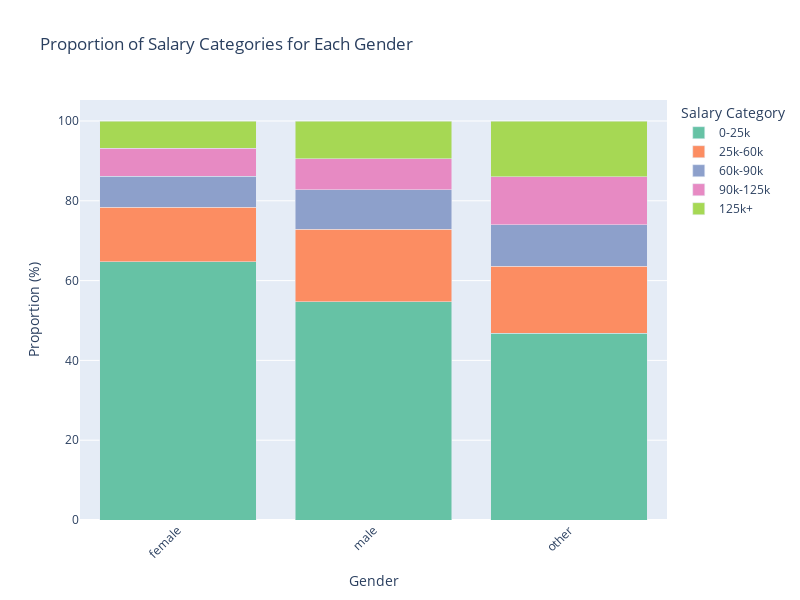

Here is the notebook cell this chart was saved with:
### Markdown cell above
### Interactive Proportion Plot: Gender & Continent

### Code cell
# Interactive Gender Plot 
# Create a mapping for salary categories and their actual buckets
salary_mapping = {'0': '0-25k', '1': '25k-60k', '2': '60k-90k', '3': '90k-125k', '4': '125k+'}
salary_order = ['0-25k', '25k-60k', '60k-90k', '90k-125k', '125k+']

# Group the data by gender and salary bucket and calculate the count
grouped = merged_df.groupby(['gender', 'yearly_compensation_encoded']).size().reset_index(name='count')

# Map the encoded salary category to the actual categories
grouped['yearly_compensation_encoded'] = grouped['yearly_compensation_encoded'].map(salary_mapping)
grouped['yearly_compensation_encoded'] = pd.Categorical(grouped['yearly_compensation_encoded'], categories=salary_order, ordered=True)

# Pivot the data to have salary buckets as the columns and gender as the index
pivot_df = grouped.pivot(index='gender', columns='yearly_compensation_encoded', values='count')

# Calculate the proportion for each salary bucket in each gender
proportions = pivot_df.div(pivot_df.sum(axis=1), axis=0) * 100

# Create a stacked bar plot
fig = px.bar(
    proportions,
    x=proportions.index,
    y=proportions.columns,
    labels={'value': 'Proportion (%)', 'gender': 'Gender'},
    title='Proportion of Salary Categories for Each Gender',
    hover_data={'value': True},
    barmode='stack',
    color_discrete_sequence=px.colors.qualitative.Set2,
    width=800,
    height=600
)

# Customize the legend
fig.update_layout(legend_title_text='Salary Category')

# Rotate x-axis labels for better visibility if needed
fig.update_xaxes(tickangle=-45)

# Show the figure
fig.show()

### Figure 1 — Plotly figure (JSON) as saved in the notebook; plotly's stock layout.template omitted (floating-point values rounded to 4 significant figures)
{"data": [{"alignmentgroup": "True", "hovertemplate": "yearly_compensation_encoded=0-25k<br>Gender=%{x}<br>Proportion (%)=%{y}<extra></extra>", "legendgroup": "0-25k", "marker": {"color": "rgb(102,194,165)", "pattern": {"shape": ""}}, "name": "0-25k", "offsetgroup": "0-25k", "orientation": "v", "showlegend": true, "textposition": "auto", "type": "bar", "x": ["female", "male", "other"], "xaxis": "x", "y": [64.69, 54.74, 46.75], "yaxis": "y"}, {"alignmentgroup": "True", "hovertemplate": "yearly_compensation_encoded=25k-60k<br>Gender=%{x}<br>Proportion (%)=%{y}<extra></extra>", "legendgroup": "25k-60k", "marker": {"color": "rgb(252,141,98)", "pattern": {"shape": ""}}, "name": "25k-60k", "offsetgroup": "25k-60k", "orientation": "v", "showlegend": true, "textposition": "auto", "type": "bar", "x": ["female", "male", "other"], "xaxis": "x", "y": [13.63, 18.1, 16.88], "yaxis": "y"}, {"alignmentgroup": "True", "hovertemplate": "yearly_compensation_encoded=60k-90k<br>Gender=%{x}<br>Proportion (%)=%{y}<extra></extra>", "legendgroup": "60k-90k", "marker": {"color": "rgb(141,160,203)", "pattern": {"shape": ""}}, "name": "60k-90k", "offsetgroup": "60k-90k", "orientation": "v", "showlegend": true, "textposition": "auto", "type": "bar", "x": ["female", "male", "other"], "xaxis": "x", "y": [7.791, 9.972, 10.39], "yaxis": "y"}, {"alignmentgroup": "True", "hovertemplate": "yearly_compensation_encoded=90k-125k<br>Gender=%{x}<br>Proportion (%)=%{y}<extra></extra>", "legendgroup": "90k-125k", "marker": {"color": "rgb(231,138,195)", "pattern": {"shape": ""}}, "name": "90k-125k", "offsetgroup": "90k-125k", "orientation": "v", "showlegend": true, "textposition": "auto", "type": "bar", "x": ["female", "male", "other"], "xaxis": "x", "y": [7.067, 7.757, 11.95], "yaxis": "y"}, {"alignmentgroup": "True", "hovertemplate": "yearly_compensation_encoded=125k+<br>Gender=%{x}<br>Proportion (%)=%{y}<extra></extra>", "legendgroup": "125k+", "marker": {"color": "rgb(166,216,84)", "pattern": {"shape": ""}}, "name": "125k+", "offsetgroup": "125k+", "orientation": "v", "showlegend": true, "textposition": "auto", "type": "bar", "x": ["female", "male", "other"], "xaxis": "x", "y": [6.817, 9.437, 14.03], "yaxis": "y"}], "layout": {"barmode": "stack", "height": 600, "legend": {"title": {"text": "Salary Category"}, "tracegroupgap": 0}, "title": {"text": "Proportion of Salary Categories for Each Gender"}, "width": 800, "xaxis": {"anchor": "y", "domain": [0, 1], "tickangle": -45, "title": {"text": "Gender"}}, "yaxis": {"anchor": "x", "domain": [0, 1], "title": {"text": "Proportion (%)"}}}}
